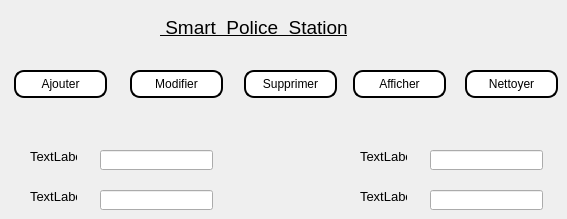
      <widget class="QWidget" name="tab_8">
       <attribute name="icon">
        <iconset>
         <normaloff>../../Downloads/prisoner.png</normaloff>../../Downloads/prisoner.png</iconset>
       </attribute>
       <attribute name="title">
        <string>cellules</string>
       </attribute>
       <widget class="QLabel" name="label_55">
        <property name="geometry">
         <rect>
          <x>30</x>
          <y>150</y>
          <width>47</width>
          <height>13</height>
         </rect>
        </property>
        <property name="font">
         <font>
          <family>Arial</family>
          <pointsize>10</pointsize>
          <weight>50</weight>
          <bold>false</bold>
         </font>
        </property>
        <property name="text">
         <string>TextLabel</string>
        </property>
       </widget>
       <widget class="QPushButton" name="Nettoyer_7">
        <property name="geometry">
         <rect>
          <x>465</x>
          <y>70</y>
          <width>93</width>
          <height>28</height>
         </rect>
        </property>
        <property name="styleSheet">
         <string notr="true">background-color:white; 
color:black; 
border-style:outset ; 
border-width:2px ; 
border-radius:10px;</string>
        </property>
        <property name="text">
         <string>Nettoyer</string>
        </property>
       </widget>
       <widget class="QPushButton" name="modifiersalaries_9">
        <property name="geometry">
         <rect>
          <x>130</x>
          <y>70</y>
          <width>93</width>
          <height>28</height>
         </rect>
        </property>
        <property name="styleSheet">
         <string notr="true">background-color:white; 
color:black; 
border-style:outset ; 
border-width:2px ; 
border-radius:10px;</string>
        </property>
        <property name="text">
         <string>Modifier</string>
        </property>
       </widget>
       <widget class="QLabel" name="label_56">
        <property name="geometry">
         <rect>
          <x>30</x>
          <y>190</y>
          <width>47</width>
          <height>13</height>
         </rect>
        </property>
        <property name="font">
         <font>
          <family>Arial</family>
          <pointsize>10</pointsize>
          <weight>50</weight>
          <bold>false</bold>
         </font>
        </property>
        <property name="text">
         <string>TextLabel</string>
        </property>
       </widget>
       <widget class="QLabel" name="label_57">
        <property name="geometry">
         <rect>
          <x>360</x>
          <y>150</y>
          <width>47</width>
          <height>13</height>
         </rect>
        </property>
        <property name="font">
         <font>
          <family>Arial</family>
          <pointsize>10</pointsize>
          <weight>50</weight>
          <bold>false</bold>
         </font>
        </property>
        <property name="text">
         <string>TextLabel</string>
        </property>
       </widget>
       <widget class="QLabel" name="policou_18">
        <property name="geometry">
         <rect>
          <x>160</x>
          <y>10</y>
          <width>351</width>
          <height>35</height>
         </rect>
        </property>
        <property name="sizePolicy">
         <sizepolicy hsizetype="Preferred" vsizetype="Maximum">
          <horstretch>0</horstretch>
          <verstretch>0</verstretch>
         </sizepolicy>
        </property>
        <property name="font">
         <font>
          <family>Arial</family>
          <pointsize>14</pointsize>
          <weight>50</weight>
          <bold>false</bold>
          <underline>true</underline>
         </font>
        </property>
        <property name="text">
         <string> Smart  Police  Station</string>
        </property>
        <property name="textFormat">
         <enum>Qt::PlainText</enum>
        </property>
       </widget>
       <widget class="QLineEdit" name="lineEdit_53">
        <property name="geometry">
         <rect>
          <x>430</x>
          <y>150</y>
          <width>113</width>
          <height>20</height>
         </rect>
        </property>
       </widget>
       <widget class="QLineEdit" name="lineEdit_54">
        <property name="geometry">
         <rect>
          <x>100</x>
          <y>150</y>
          <width>113</width>
          <height>20</height>
         </rect>
        </property>
       </widget>
       <widget class="QLineEdit" name="lineEdit_55">
        <property name="geometry">
         <rect>
          <x>430</x>
          <y>190</y>
          <width>113</width>
          <height>20</height>
         </rect>
        </property>
       </widget>
       <widget class="QLineEdit" name="lineEdit_56">
        <property name="geometry">
         <rect>
          <x>100</x>
          <y>190</y>
          <width>113</width>
          <height>20</height>
         </rect>
        </property>
       </widget>
       <widget class="QPushButton" name="affichersalaries_9">
        <property name="geometry">
         <rect>
          <x>353</x>
          <y>70</y>
          <width>93</width>
          <height>28</height>
         </rect>
        </property>
        <property name="styleSheet">
         <string notr="true">background-color:white; 
color:black; 
border-style:outset ; 
border-width:2px ; 
border-radius:10px;</string>
        </property>
        <property name="text">
         <string>Afficher</string>
        </property>
       </widget>
       <widget class="QPushButton" name="supprimersalaries_9">
        <property name="geometry">
         <rect>
          <x>244</x>
          <y>70</y>
          <width>93</width>
          <height>28</height>
         </rect>
        </property>
        <property name="styleSheet">
         <string notr="true">background-color:white; 
color:black; 
border-style:outset ; 
border-width:2px ; 
border-radius:10px;</string>
        </property>
        <property name="text">
         <string>Supprimer</string>
        </property>
       </widget>
       <widget class="QPushButton" name="Ajoutersalaries_9">
        <property name="geometry">
         <rect>
          <x>14</x>
          <y>70</y>
          <width>93</width>
          <height>28</height>
         </rect>
        </property>
        <property name="styleSheet">
         <string notr="true">background-color:white; 
color:black; 
border-style:outset ; 
border-width:2px ; 
border-radius:10px;</string>
        </property>
        <property name="text">
         <string>Ajouter</string>
        </property>
       </widget>
       <widget class="QLabel" name="label_58">
        <property name="geometry">
         <rect>
          <x>360</x>
          <y>190</y>
          <width>47</width>
          <height>13</height>
         </rect>
        </property>
        <property name="font">
         <font>
          <family>Arial</family>
          <pointsize>10</pointsize>
          <weight>50</weight>
          <bold>false</bold>
         </font>
        </property>
        <property name="text">
         <string>TextLabel</string>
        </property>
       </widget>
      </widget>
